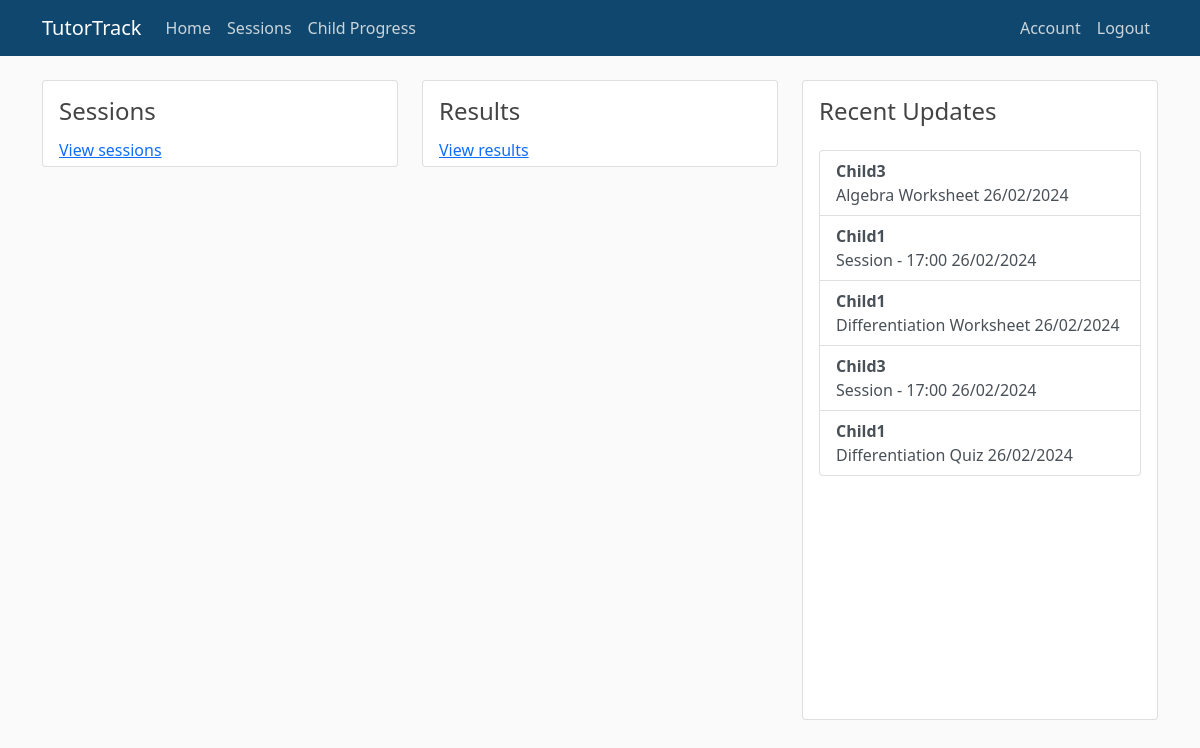
Screenshot of /home (signed in) with the database file from the repository.
### tables this page shows
CREATE TABLE Result (
                                        ResultID INTEGER PRIMARY KEY,
                                        Date DATE NOT NULL,
                                        Type VARCHAR(20) NOT NULL,
                                        StudentMark INTEGER NOT NULL,
                                        TotalMark INTEGER NOT NULL,
                                        Percentage REAL NOT NULL,
                                        ChildID INTEGER NOT NULL,
                                        TopicID INTEGER NOT NULL,
                                        FOREIGN KEY (ChildID) REFERENCES Child (ChildID) ON DELETE CASCADE,
                                        FOREIGN KEY (TopicID) REFERENCES Topic (TopicID) ON DELETE CASCADE
                                    );

CREATE TABLE Child (
                                        ChildID INTEGER PRIMARY KEY,
                                        Firstname VARCHAR(20) NOT NULL,
                                        Surname VARCHAR(40) NOT NULL,
                                        ParentID INTEGER NOT NULL,
                                        FOREIGN KEY (ParentID) REFERENCES Parent (ParentID) ON DELETE CASCADE
                                    );

CREATE TABLE Topic (
                                        TopicID INTEGER PRIMARY KEY,
                                        Name VARCHAR(40) NOT NULL
                                    );

### tutortrack/other/routes.py (the view)
@other.route("/home")
@login_required()
def home():
    if current_user.type == "tutor":
        with db.engine.connect() as conn:
            children = conn.execute(text(
                "SELECT Child.Firstname, Child.Surname " +
                "FROM User, Parent, Child " +
                "WHERE User.UserID=Parent.ParentID AND Parent.ParentID=" +
                "Child.ParentID AND Parent.TutorID=:id AND " +
                "User.Confirmed=1 " +
                "ORDER BY Child.Surname, Child.Firstname"
            ),
                {"id": current_user.userID}
            ).fetchall()
    else:
        children = []
    sessions = {
        "tutors": [["Log a session", "/log/session"]],
        "both": [["View sessions", "/view/sessions"]]
    }
    topics = {
        "tutors": [
            ["Create a topic", "/create/topic"],
            ["View topics", "/view/topics"]
        ]
    }
    results = {
        "tutors": [["Log a result", "/log/result"]],
        "both": [["View results", "/view/results"]]
    }
    reports = {"tutors": [["View reports", "/reports"]]}
    if current_user.type == "parent":
        updates = recentUpdates()
        for update in updates:
            if len(update) == 6:
                update.insert(0, "SESSION")
            else:
                update.insert(0, "RESULT")
    else:
        updates = []
    return render_template(
        "home.html", title="Home", children=children, sessions=sessions,
        topics=topics, results=results, reports=reports, recentUpdates=updates
    )

### tutortrack/models.py (called while the page is built)
@event.listens_for(Engine, "connect")
def set_sqlite_pragma(dbapi_connection, connection_record):
    cursor = dbapi_connection.cursor()
    cursor.execute("PRAGMA foreign_keys=ON")
    cursor.close()

@login_manager.user_loader
def user_loader(userID):
    return User.query.get(userID)

def login_required(type="any"):
    def decorator(function):
        @wraps(function)
        def wrapper(*args, **kwargs):
            if not current_user.is_authenticated:
                return login_manager.unauthorized()
            if current_user.type != type and type != "any":
                flash("You are not permitted to access this page.", "danger")
                return redirect(url_for("other.home"))
            return function(*args, **kwargs)
        return wrapper
    return decorator

### tutortrack/other/utils.py (called while the page is built)
def getSessions():
    children = getChildrenSelectList()
    sessionList = []
    for child in children:
        with db.engine.connect() as conn:
            sessions = conn.execute(text(
                "SELECT Child.ChildID, Child.Firstname, Child.Surname, " +
                "Session.SessionID, Session.Date, Session.Time " +
                "FROM Parent, Child, Session, ChildSession " +
                "WHERE Parent.ParentID=Child.ParentID AND Child.ChildID=" +
                "ChildSession.ChildID AND Session.SessionID=" +
                "ChildSession.SessionID AND Parent.ParentID=:uID " +
                "AND Child.ChildID=:cID " +
                "ORDER BY Session.Date DESC"
            ),
                {"uID": current_user.userID, "cID": child[0]}
            ).fetchall()
        sessionList += sessions
    return sessionList

def getResults():
    children = getChildrenSelectList()
    resultList = []
    for child in children:
        with db.engine.connect() as conn:
            results = conn.execute(text(
                "SELECT Child.ChildID, Child.Firstname, Child.Surname, " +
                "Result.ResultID, Result.Date, Result.Type, Topic.Name " +
                "FROM Parent, Child, Result, Topic " +
                "WHERE Parent.ParentID=Child.ParentID AND Child.ChildID=" +
                "Result.ChildID AND Topic.TopicID=Result.TopicID AND " +
                "Parent.ParentID=:uID AND Child.ChildID=:cID " +
                "ORDER BY Result.Date DESC"
            ),
                {"uID": current_user.userID, "cID": child[0]}
            ).fetchall()
        resultList += results
    return resultList

### tutortrack/other/templates/home.html (shortened to what this page needs)
{% extends "layout.html" %}
{% block content %}
<div class="row row-cols-1 row-cols-md-2 g-4">
	<div class="col">
		<div class="card h-100" id="sessions">
			<h4 class="card-title m-3 mb-2">Sessions</h4>
			{% for task in sessions["both"] %}
			<div class="row m-1">
				<div class="card-text">
					<a href="{{ task[1] }}">{{ task[0] }}</a>
				</div>
			</div>
			{% endfor %}
		</div>
	</div>
	<div class="col">
		<div class="card h-100" id="results">
			<h4 class="card-title m-3 mb-2">Results</h4>
			{% for task in results["both"] %}
			<div class="row m-1">
				<div class="card-text">
					<a href="{{ task[1] }}">{{ task[0] }}</a>
				</div>
			</div>
			{% endfor %}
		</div>
	</div>
</div>
{% endblock %}
{% block sidebar %}
{% if current_user.type == "tutor" %}
<div class="card fill" id="students">
	<h4 class="card-title m-3 mb-1">Current Students</h4>
	<div class="card-body overflow-auto">
		{% for child in children %}
		<div class="row m-1">
			<div class="card-text">
				{{ child[0] }}
				{{ child[1] }}
			</div>
		</div>
		{% endfor %}
	</div>
</div>
{% elif current_user.type == "parent" %}
<div class="card fill overflow-auto" id="students">
	<h4 class="card-title m-3 mb-2">Recent Updates</h4>
	<div class="card-body overflow-auto">
		<div class="card-text">
			<ul class="list-group" id="updates">
				{% for update in recentUpdates %}
				{% if update[0] == "SESSION" %}
				<a href="/session/{{ update[1] }}/{{ update[4] }}" class="list-group-item list-group-item-action">
					<strong>{{ update[2] }}</strong><br>
					Session - {{ update[6][:5] }} {{ update[5][8:] }}/{{ update[5][5:7] }}/{{ update[5][:4] }}
				</a>
				{% else %}
				<a href="/result/{{ update[1] }}/{{ update[4] }}" class="list-group-item list-group-item-action">
					<strong>{{ update[2] }}</strong><br>
					{{ update[7] }} {{ update[6] }} {{ update[5][8:] }}/{{ update[5][5:7] }}/{{ update[5][:4] }}
				</a>
				{% endif %}
				{% endfor %}
			</ul>
		</div>
	</div>
</div>
{% endif %}
{% endblock %}

### tutortrack/static/main.css (style rules this page uses)
body { background: #fafafa; color: #333333; margin-top: 5rem; }
h1, h2, h3, h4, h5, h6 { color: #444444; }

### tutortrack/other/templates/home.html (style rules this page uses)
.fill { height: 80vh; }

### rows the page displays
Result: Firstname "Child3", Name "Algebra", Type "Worksheet", Date "26", Date "02", Date "2024"
Child: Firstname "Child1", Time "17:00", Date "26", Date "02", Date "2024"
Result: Firstname "Child1", Name "Differentiation", Type "Worksheet", Date "26", Date "02", Date "2024"
Child: Firstname "Child3", Time "17:00", Date "26", Date "02", Date "2024"
Result: Firstname "Child1", Name "Differentiation", Type "Quiz", Date "26", Date "02", Date "2024"

### other values shown
{{ task[0] }} "View sessions"
{{ task[0] }} "View results"
